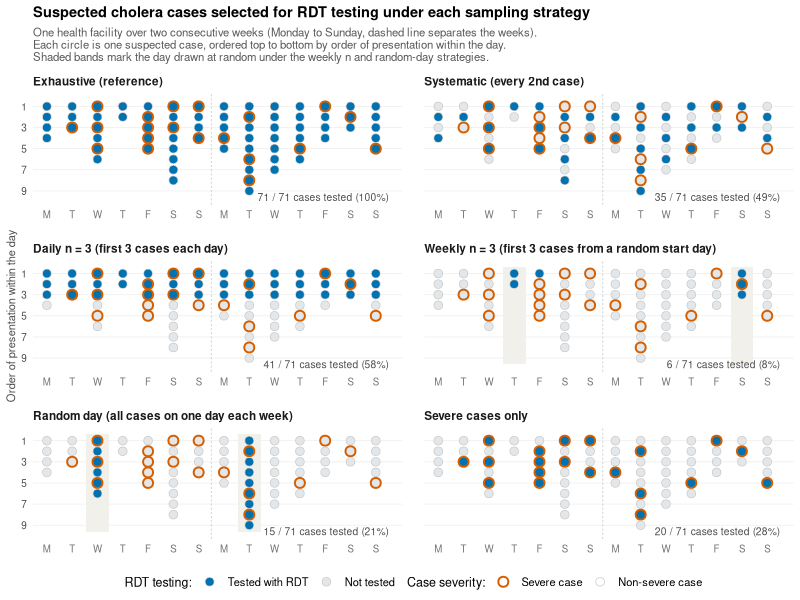
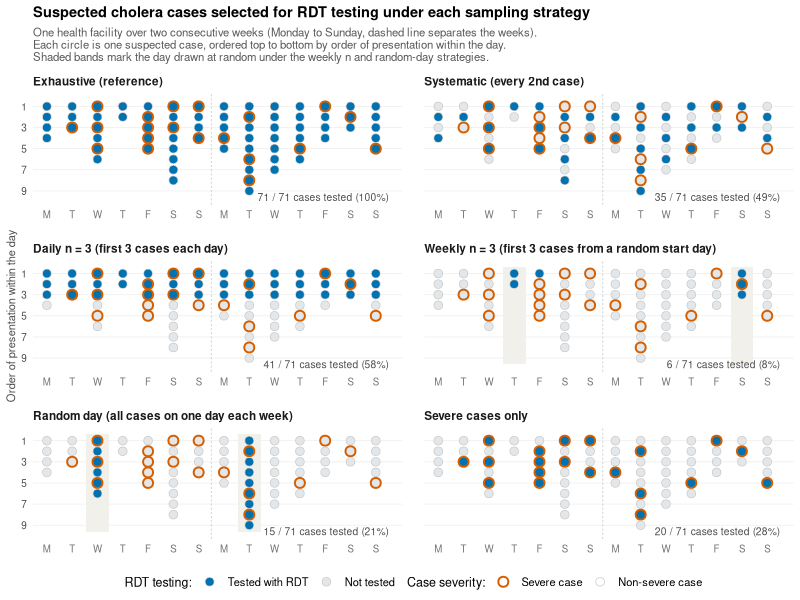

R code for these plots, in order:
## ---------------------------------------------------------------------------
## Figure: schematic of the RDT sampling strategies
##
## Manuscript: "Cholera Surveillance with Rapid Diagnostic Tests: Sampling
##              Approaches and Threats to Inference"
##
## Illustrative (not data-derived) figure. A single health facility is followed
## over two weeks. Every suspected case that presents is drawn as one circle,
## ordered top to bottom by order of presentation within the day. Each panel
## shades the cases that a given sampling strategy would have selected for RDT
## testing. Strategy definitions follow Supplemental Table 1.
##
## Output: figures/fig_sampling_schematic.{png,pdf}
## ---------------------------------------------------------------------------

suppressPackageStartupMessages({
  library(dplyr)
  library(tidyr)
  library(ggplot2)
})

set.seed(20260313)

## --- Illustrative case stream ----------------------------------------------
## Number of suspected cases presenting at the facility on each of 14 days.
daily_counts <- c(4, 3, 6, 2, 5, 8, 4,   # week 1: Mon .. Sun
                  5, 9, 7, 6, 4, 3, 5)   # week 2: Mon .. Sun

cases <- tibble(day = rep(seq_along(daily_counts), times = daily_counts)) |>
  group_by(day) |>
  mutate(order_in_day = row_number()) |>
  ungroup() |>
  mutate(
    week          = ifelse(day <= 7, 1L, 2L),
    dow           = c("Mon", "Tue", "Wed", "Thu", "Fri", "Sat", "Sun")[(day - 1) %% 7 + 1],
    order_overall = row_number(),
    ## severity is assigned at random, i.e. severe cases are scattered through
    ## the order of presentation rather than concentrated in it
    severe        = rbinom(n(), 1, 0.25) == 1
  )

## --- Strategy definitions ---------------------------------------------------
## Days drawn at random for the two strategies that key off a chosen day.
weekly_start_day <- c(`1` = 4L, `2` = 13L)   # random start day, weekly n strategy
random_day       <- c(`1` = 3L, `2` = 9L)    # random sampled day, once-a-day strategy

n_daily  <- 3   # daily n
n_every  <- 2   # systematic, every nth case
n_weekly <- 3   # weekly n

sel_weekly <- cases |>
  filter(day >= weekly_start_day[as.character(week)]) |>
  group_by(week) |>
  slice_head(n = n_weekly) |>
  ungroup() |>
  pull(order_overall)

strategies <- c(
  "Exhaustive (reference)",
  "Systematic (every 2nd case)",
  "Daily n = 3 (first 3 cases each day)",
  "Weekly n = 3 (first 3 cases from a random start day)",
  "Random day (all cases on one day each week)",
  "Severe cases only"
)

panel_data <- bind_rows(
  cases |> mutate(strategy = strategies[1], tested = TRUE),
  cases |> mutate(strategy = strategies[2], tested = order_overall %% n_every == 0),
  cases |> mutate(strategy = strategies[3], tested = order_in_day <= n_daily),
  cases |> mutate(strategy = strategies[4], tested = order_overall %in% sel_weekly),
  cases |> mutate(strategy = strategies[5], tested = day %in% random_day),
  cases |> mutate(strategy = strategies[6], tested = severe)
) |>
  mutate(
    strategy  = factor(strategy, levels = strategies),
    test_lab  = factor(ifelse(tested, "Tested with RDT", "Not tested"),
                       levels = c("Tested with RDT", "Not tested")),
    sev_lab   = factor(ifelse(severe, "Severe case", "Non-severe case"),
                       levels = c("Severe case", "Non-severe case"))
  )

## Realised sampling fraction in each panel, annotated in the corner.
frac_lab <- panel_data |>
  group_by(strategy) |>
  summarise(n_tested = sum(tested), n_total = n(), .groups = "drop") |>
  mutate(label = sprintf("%d / %d cases tested (%.0f%%)",
                         n_tested, n_total, 100 * n_tested / n_total))

## Light band behind the day(s) a strategy keys off.
key_days <- bind_rows(
  tibble(strategy = strategies[4], day = unname(weekly_start_day)),
  tibble(strategy = strategies[5], day = unname(random_day))
) |>
  mutate(strategy = factor(strategy, levels = strategies),
         xmin = day - 0.45, xmax = day + 0.45)

## --- Aesthetics -------------------------------------------------------------
col_tested   <- "#0072B2"   # blue,       cases selected for RDT testing
col_untested <- "#E4E7EA"   # light grey, cases not selected
col_severe   <- "#D55E00"   # vermillion, severe-case ring
col_band     <- "#F2F0EA"   # chosen-day band

y_max <- max(cases$order_in_day)

p <- ggplot(panel_data, aes(x = day, y = order_in_day)) +
  geom_rect(data = key_days,
            aes(xmin = xmin, xmax = xmax, ymin = 0.4, ymax = y_max + 0.6),
            inherit.aes = FALSE, fill = col_band) +
  geom_vline(xintercept = 7.5, colour = "grey80", linewidth = 0.3, linetype = "22") +
  geom_point(aes(fill = test_lab, colour = sev_lab, stroke = sev_lab),
             shape = 21, size = 2.7) +
  scale_fill_manual(values = c("Tested with RDT" = col_tested,
                               "Not tested"      = col_untested),
                    name = "RDT testing:") +
  scale_colour_manual(values = c("Severe case"     = col_severe,
                                 "Non-severe case" = "grey78"),
                      name = "Case severity:") +
  scale_discrete_manual("stroke",
                        values = c("Severe case" = 1.0, "Non-severe case" = 0.35),
                        guide  = "none") +
  scale_x_continuous(breaks = 1:14,
                     labels = rep(c("M", "T", "W", "T", "F", "S", "S"), 2),
                     expand = expansion(add = 0.55)) +
  scale_y_reverse(breaks = c(1, 3, 5, 7, 9),
                  expand = expansion(add = 0.7)) +
  geom_text(data = frac_lab,
            aes(x = 14.5, y = y_max + 0.2, label = label),
            inherit.aes = FALSE, hjust = 1, vjust = 1,
            size = 2.6, colour = "grey30") +
  facet_wrap(~ strategy, ncol = 2, axes = "all_x") +
  guides(fill   = guide_legend(order = 1, override.aes = list(colour = "grey78", stroke = 0.35)),
         colour = guide_legend(order = 2, override.aes = list(fill = "white",
                                                              stroke = c(1.0, 0.35)))) +
  labs(
    x = NULL,
    y = "Order of presentation within the day",
    title = "Suspected cholera cases selected for RDT testing under each sampling strategy",
    subtitle = paste("One health facility over two consecutive weeks (Monday to Sunday, dashed line separates the weeks).",
                     "\nEach circle is one suspected case, ordered top to bottom by order of presentation within the day.",
                     "\nShaded bands mark the day drawn at random under the weekly n and random-day strategies.")
  ) +
  theme_minimal(base_size = 9) +
  theme(
    panel.grid.major.x = element_blank(),
    panel.grid.minor   = element_blank(),
    panel.grid.major.y = element_line(colour = "grey93", linewidth = 0.25),
    panel.spacing      = unit(1.1, "lines"),
    strip.text         = element_text(hjust = 0, face = "bold", size = 8.5,
                                      margin = margin(b = 4)),
    axis.text.x        = element_text(colour = "grey45", size = 7),
    axis.ticks         = element_blank(),
    axis.title.y       = element_text(colour = "grey30", size = 8),
    plot.title         = element_text(face = "bold", size = 10.5),
    plot.subtitle      = element_text(colour = "grey35", size = 8.2,
                                      margin = margin(b = 8)),
    legend.position    = "bottom",
    legend.margin      = margin(t = 2),
    legend.text        = element_text(size = 8),
    legend.key.spacing.x = unit(4, "pt")
  )

dir.create("figures", showWarnings = FALSE)
ggsave("figures/fig_sampling_schematic.png", p, width = 9, height = 7.2, dpi = 300, bg = "white")
ggsave("figures/fig_sampling_schematic.pdf", p, width = 9, height = 7.2, bg = "white")

print(frac_lab)
cat("Weekly n start days:", unname(weekly_start_day), "\n")
cat("Random sampled days:", unname(random_day), "\n")
